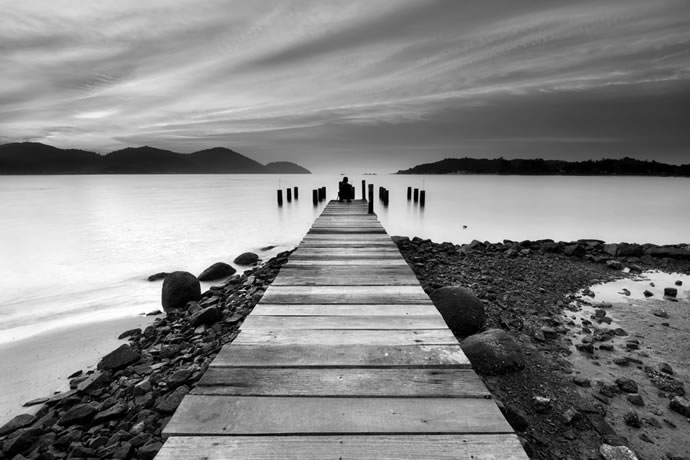
#> input picture data/deckPB.jpg, 690 x 460 px, found by its file name
$ python exercicio3e4.py
#> lines starting #> are read from the running program, lines starting #| are printed output that depends on the picture
import cv2
import numpy as np
import matplotlib.pyplot as plt

# Carregando a imagem em tons de cinza
image = cv2.imread("data/deckPB.jpg", cv2.IMREAD_GRAYSCALE)
#> image is the input picture: shape (460, 690); min 0, max 255, mean 132.7

# 1. Negativo da imagem
negativo = 255 - image
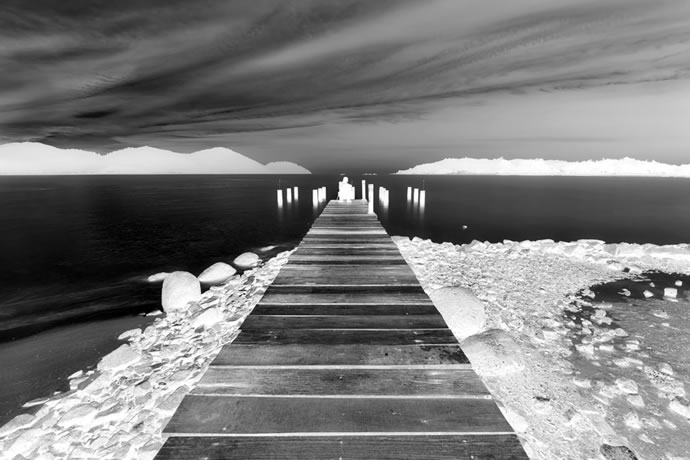
#> negativo: shape (460, 690); min 0, max 255, mean 122.3

# 2. Transformação logarítmica
imagem_log = np.log1p(image.astype(np.float32))  # log(1 + I)
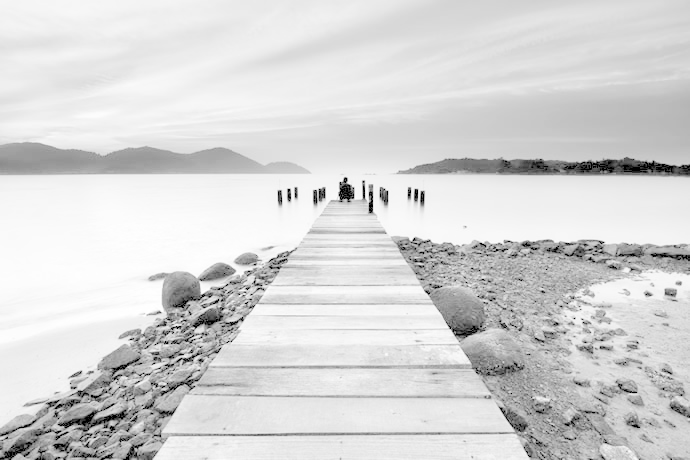
#> imagem_log: shape (460, 690) float32; min 0, max 5.55, mean 4.66; drawn with min black and max white
imagem_log = cv2.normalize(imagem_log, None, 0, 255, cv2.NORM_MINMAX)
imagem_log = imagem_log.astype(np.uint8)

# 3. Transformações de potência (correção gama)
def transformacao_potencia(img, gamma):
#> called with gamma = 0.5
    img_float = img.astype(np.float32) / 255.0
    img_corrigida = np.power(img_float, gamma)
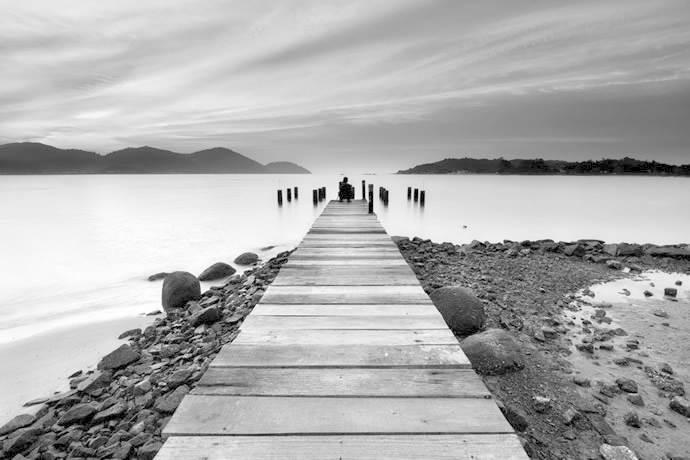
#> img_corrigida: shape (460, 690) float32; min 0, max 1, mean 0.689
    img_corrigida = np.uint8(img_corrigida * 255)
    return img_corrigida

gamma05 = transformacao_potencia(image, 0.5)
gamma1 = transformacao_potencia(image, 1.0)
gamma2 = transformacao_potencia(image, 2.0)
#> call 3 of transformacao_potencia, with gamma = 2
#> in transformacao_potencia (call 3), `img_corrigida = np.power(img_float, gamma)`:
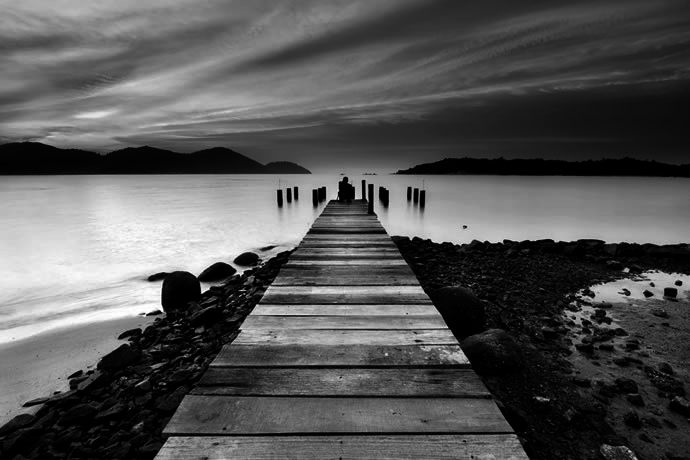
#> img_corrigida: shape (460, 690) float32; min 0, max 1, mean 0.338

# Cálculo dos histogramas
histImage = cv2.calcHist([image], [0], None, [256], [0, 256])
#> histImage = 256 values, max 2354 at index 183, min 73 at index 255, mean 1239.8
histNegativo = cv2.calcHist([negativo], [0], None, [256], [0, 256])
#> histNegativo = 256 values, max 2354 at index 72, min 73 at index 0, mean 1239.8
histLog = cv2.calcHist([imagem_log], [0], None, [256], [0, 256])
#> histLog = 256 values, max 9180 at index 239, min 0 at index 1, mean 1239.8
histGamma05 = cv2.calcHist([gamma05], [0], None, [256], [0, 256])
#> histGamma05 = 256 values, max 4513 at index 214, min 0 at index 1, mean 1239.8
histGamma1 = cv2.calcHist([gamma1], [0], None, [256], [0, 256])
#> histGamma1 has the same summary as histImage
histGamma2 = cv2.calcHist([gamma2], [0], None, [256], [0, 256])
#> histGamma2 = 256 values, max 13718 at index 0, min 0 at index 78, mean 1239.8

# Mostrar imagens
def mostrar_imagens(titulo, original, negativo, logaritmica, gamma05, gamma1, gamma2):
#> called with titulo = 'Imagem'
    plt.figure(figsize=(18, 8))
    plt.subplot(2, 3, 1)
    plt.title(f'{titulo} - Original')
    plt.imshow(original, cmap='gray')
    plt.axis('off')

    plt.subplot(2, 3, 2)
    plt.title(f'{titulo} - Negativo')
    plt.imshow(negativo, cmap='gray')
    plt.axis('off')

    plt.subplot(2, 3, 3)
    plt.title(f'{titulo} - Logaritmica')
    plt.imshow(logaritmica, cmap='gray')
    plt.axis('off')

    plt.subplot(2, 3, 4)
    plt.title(f'{titulo} - Gamma 0.5')
    plt.imshow(gamma05, cmap='gray')
    plt.axis('off')

    plt.subplot(2, 3, 5)
    plt.title(f'{titulo} - Gamma 1.0')
    plt.imshow(gamma1, cmap='gray')
    plt.axis('off')

    plt.subplot(2, 3, 6)
    plt.title(f'{titulo} - Gamma 2.0')
    plt.imshow(gamma2, cmap='gray')
    plt.axis('off')

    plt.tight_layout()
    plt.show()

# Mostrar histogramas
def mostrar_histograma(titulo, hist_original, histNegativo, histLog, histGamma05, histGamma1, histGamma2):
#> called with titulo = 'Histograma', hist_original = array of shape (256, 1), histNegativo = array of shape (256, 1), histLog = array of shape (256, 1), histGamma05 = array of shape (256, 1), histGamma1 = array of shape (256, 1), histGamma2 = array of shape (256, 1)
    plt.figure(figsize=(18, 8))
    plt.subplot(2, 3, 1)
    plt.title(f'{titulo} - Original')
    plt.plot(hist_original, color='black')
    plt.xlim([0, 256])

    plt.subplot(2, 3, 2)
    plt.title(f'{titulo} - Negativo')
    plt.plot(histNegativo, color='black')
    plt.xlim([0, 256])

    plt.subplot(2, 3, 3)
    plt.title(f'{titulo} - Logaritmico')
    plt.plot(histLog, color='black')
    plt.xlim([0, 256])

    plt.subplot(2, 3, 4)
    plt.title(f'{titulo} - Gamma 0.5')
    plt.plot(histGamma05, color='black')
    plt.xlim([0, 256])

    plt.subplot(2, 3, 5)
    plt.title(f'{titulo} - Gamma 1.0')
    plt.plot(histGamma1, color='black')
    plt.xlim([0, 256])

    plt.subplot(2, 3, 6)
    plt.title(f'{titulo} - Gamma 2.0')
    plt.plot(histGamma2, color='black')
    plt.xlim([0, 256])

    plt.tight_layout()
    plt.show()
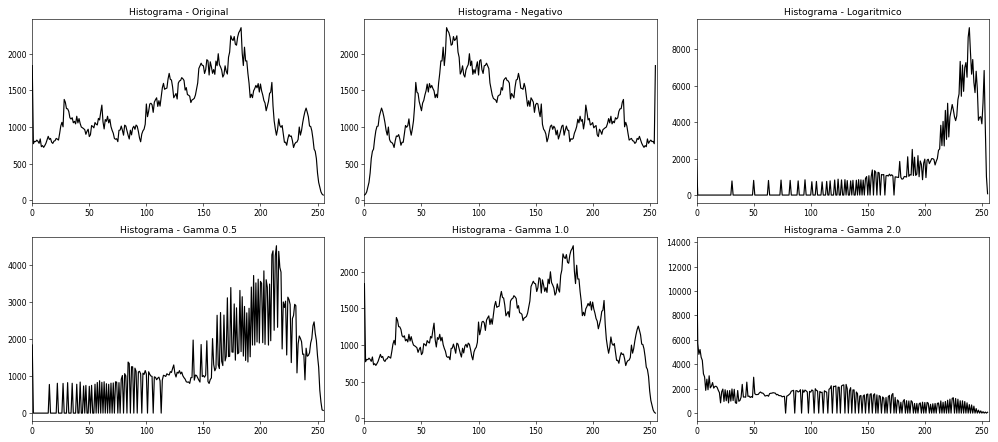
#> figure drawn by matplotlib, 6 panels; panel 1: curve peaks at x = 183, y = 2354; panel 2: curve peaks at x = 72, y = 2354; panel 3: curve peaks at x = 239, y = 9180; panel 4: curve peaks at x = 214, y = 4513

# Exibir os resultados
mostrar_imagens("Imagem", image, negativo, imagem_log, gamma05, gamma1, gamma2)
mostrar_histograma("Histograma", histImage, histNegativo, histLog, histGamma05, histGamma1, histGamma2)

$ run again, with data/macau-parrot.jpg copied over data/deckPB.jpg
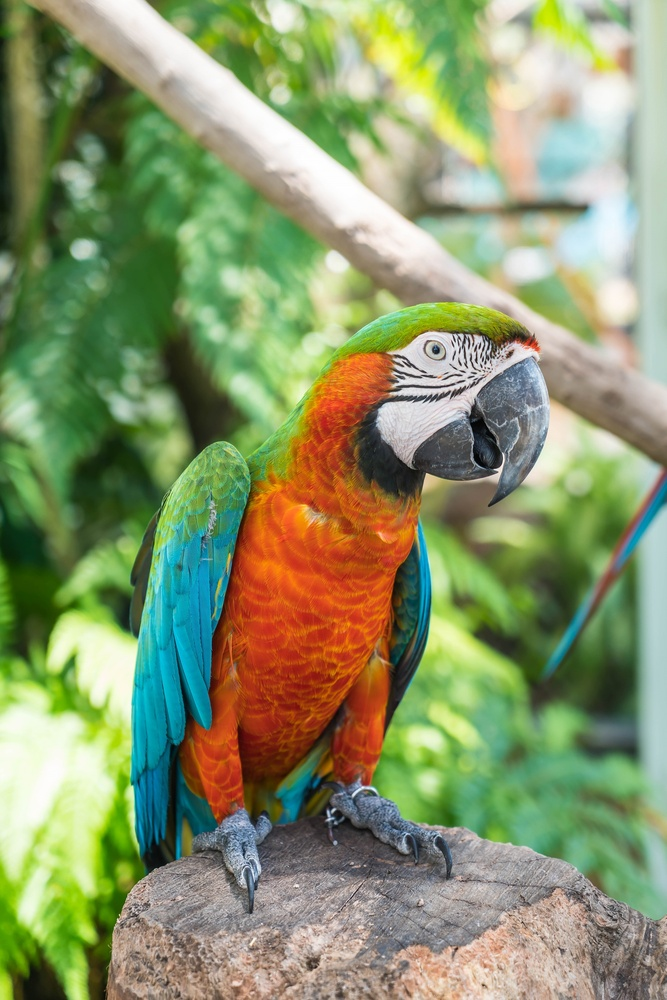
#> input picture data/macau-parrot.jpg, 667 x 1000 px, shrunk from 2000 x 2998 before the run, found by its file name
#> `imagem_log = np.log1p(image.astype(np.float32))`:
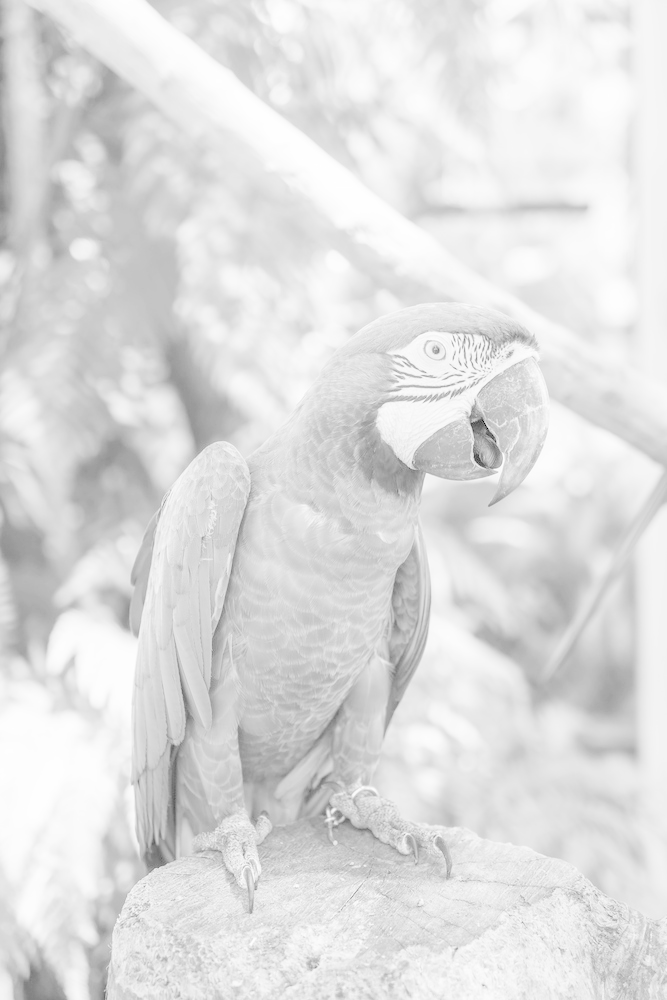
#> imagem_log: shape (1000, 667) float32; min 0, max 5.55, mean 4.86; drawn with min black and max white
#> in transformacao_potencia (call 3), `img_corrigida = np.power(img_float, gamma)`:
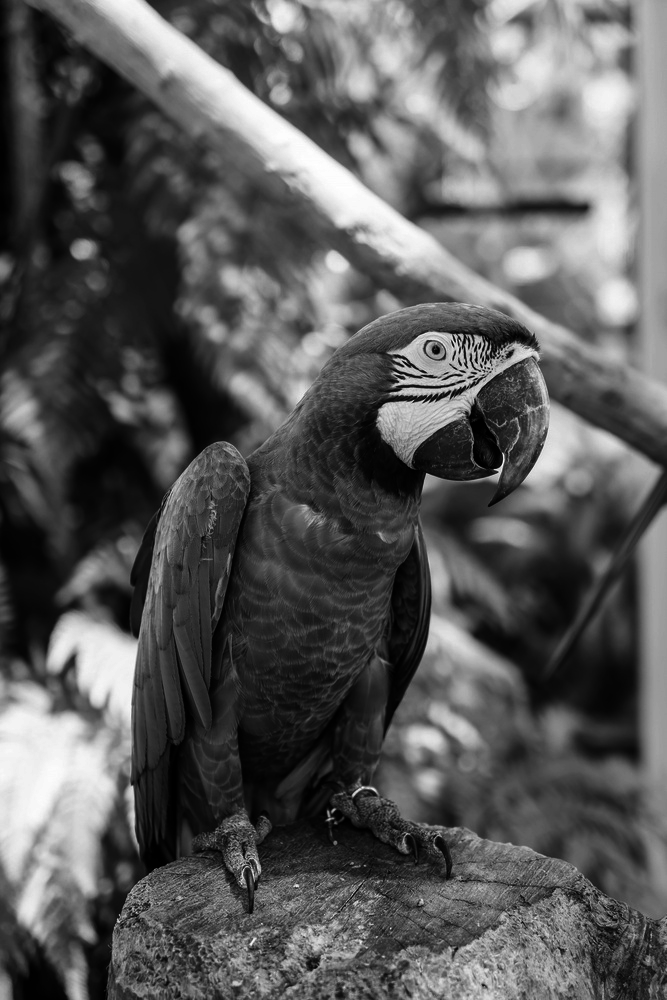
#> img_corrigida: shape (1000, 667) float32; min 0, max 1, mean 0.353
#> histImage = 256 values, max 4452 at index 202, min 1 at index 1, mean 2605.5
#> histNegativo = 256 values, max 4452 at index 53, min 1 at index 253, mean 2605.5
#> histLog = 256 values, max 16222 at index 245, min 0 at index 1, mean 2605.5
#> histGamma05 = 256 values, max 8497 at index 171, min 0 at index 1, mean 2605.5
#> histGamma1 has the same summary as histImage
#> histGamma2 = 256 values, max 8539 at index 50, min 0 at index 78, mean 2605.5

$ run again, with data/paisagemPinguins.jpg copied over data/deckPB.jpg
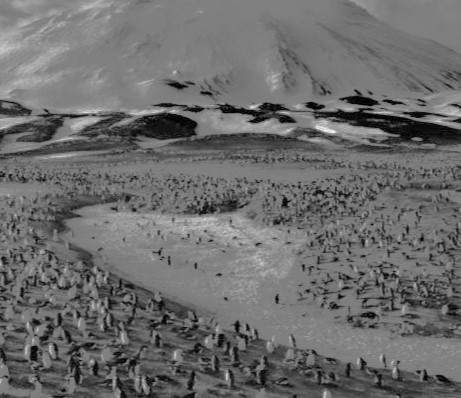
#> input picture data/paisagemPinguins.jpg, 461 x 398 px, found by its file name
#> image is the input picture: shape (398, 461); min 0, max 249, mean 108.2
#> `imagem_log = np.log1p(image.astype(np.float32))`:
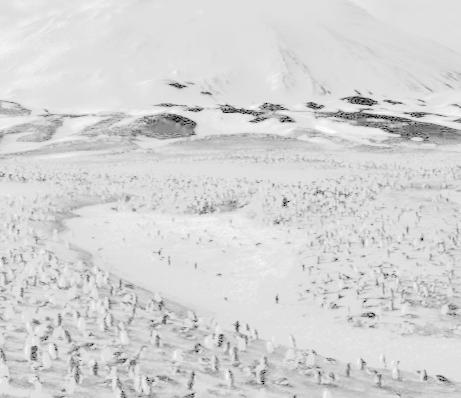
#> imagem_log: shape (398, 461) float32; min 0, max 5.52, mean 4.61; drawn with min black and max white
#> in transformacao_potencia (call 3), `img_corrigida = np.power(img_float, gamma)`:
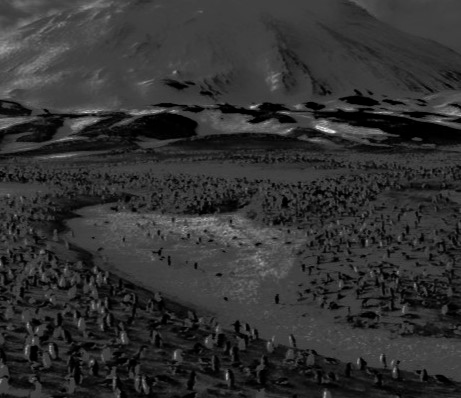
#> img_corrigida: shape (398, 461) float32; min 0, max 0.953, mean 0.197
#> histImage = 256 values, max 9415 at index 127, min 0 at index 207, mean 716.7
#> histNegativo = 256 values, max 9415 at index 128, min 0 at index 0, mean 716.7
#> histLog = 256 values, max 23373 at index 224, min 0 at index 1, mean 716.7
#> histGamma05 = 256 values, max 15627 at index 179, min 0 at index 1, mean 716.7
#> histGamma1 has the same summary as histImage
#> histGamma2 = 256 values, max 9415 at index 63, min 0 at index 78, mean 716.7

$ run again, with data/JGL.png saved as data/deckPB.jpg
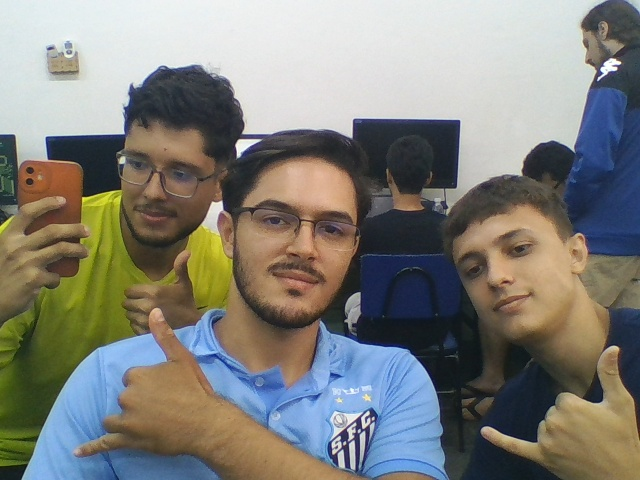
#> input picture data/JGL.png, 640 x 480 px, found by its file name
#> `imagem_log = np.log1p(image.astype(np.float32))`:
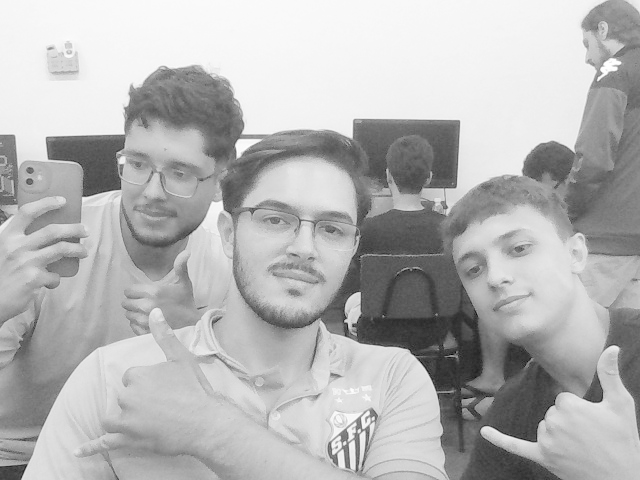
#> imagem_log: shape (480, 640) float32; min 2.56, max 5.55, mean 4.68; drawn with min black and max white
#> in transformacao_potencia (call 3), `img_corrigida = np.power(img_float, gamma)`:
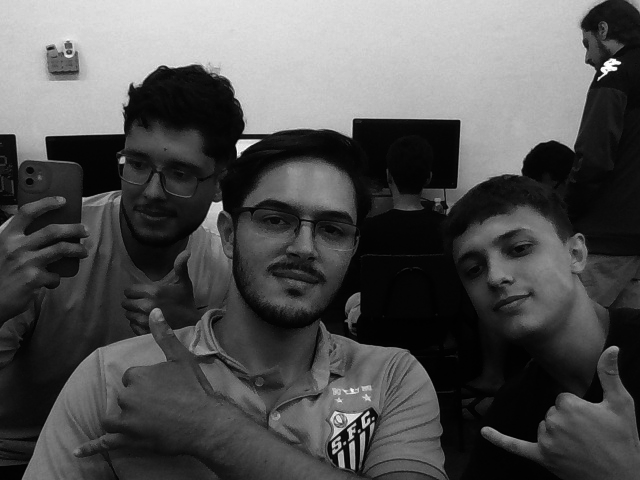
#> img_corrigida: shape (480, 640) float32; min 0.00221, max 1, mean 0.325
#> histImage = 256 values, max 3065 at index 232, min 0 at index 0, mean 1200
#> histNegativo = 256 values, max 3065 at index 23, min 0 at index 244, mean 1200
#> histLog = 256 values, max 8457 at index 246, min 0 at index 1, mean 1200
#> histGamma05 = 256 values, max 6055 at index 243, min 0 at index 0, mean 1200
#> histGamma1 has the same summary as histImage
#> histGamma2 = 256 values, max 10523 at index 5, min 0 at index 78, mean 1200
